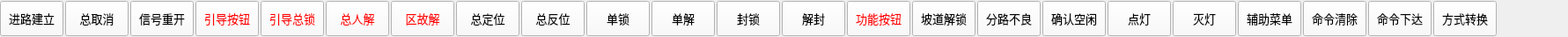
<?xml version="1.0" encoding="UTF-8"?>
<ui version="4.0">
 <class>StaFunBtnToolBarTKY</class>
 <widget class="QWidget" name="StaFunBtnToolBarTKY">
  <property name="windowModality">
   <enum>Qt::NonModal</enum>
  </property>
  <property name="geometry">
   <rect>
    <x>0</x>
    <y>0</y>
    <width>1781</width>
    <height>42</height>
   </rect>
  </property>
  <property name="minimumSize">
   <size>
    <width>0</width>
    <height>40</height>
   </size>
  </property>
  <property name="maximumSize">
   <size>
    <width>16777215</width>
    <height>42</height>
   </size>
  </property>
  <property name="windowTitle">
   <string>StaFunBtnToolBarTKY</string>
  </property>
  <layout class="QHBoxLayout" name="horizontalLayout">
   <property name="spacing">
    <number>2</number>
   </property>
   <property name="leftMargin">
    <number>0</number>
   </property>
   <property name="topMargin">
    <number>0</number>
   </property>
   <property name="rightMargin">
    <number>0</number>
   </property>
   <property name="bottomMargin">
    <number>0</number>
   </property>
   <item>
    <widget class="QPushButton" name="FunBtn1_RouteBuild">
     <property name="minimumSize">
      <size>
       <width>72</width>
       <height>40</height>
      </size>
     </property>
     <property name="maximumSize">
      <size>
       <width>72</width>
       <height>40</height>
      </size>
     </property>
     <property name="font">
      <font>
       <family>微软雅黑</family>
       <pointsize>10</pointsize>
      </font>
     </property>
     <property name="styleSheet">
      <string notr="true">background-color: rgb(250, 250, 250);</string>
     </property>
     <property name="text">
      <string>进路建立</string>
     </property>
     <property name="checkable">
      <bool>true</bool>
     </property>
     <property name="checked">
      <bool>false</bool>
     </property>
     <attribute name="buttonGroup">
      <string notr="true">buttonGroup</string>
     </attribute>
    </widget>
   </item>
   <item>
    <widget class="QPushButton" name="FunBtn2_TotalCancel">
     <property name="minimumSize">
      <size>
       <width>72</width>
       <height>40</height>
      </size>
     </property>
     <property name="maximumSize">
      <size>
       <width>72</width>
       <height>40</height>
      </size>
     </property>
     <property name="font">
      <font>
       <family>微软雅黑</family>
       <pointsize>10</pointsize>
      </font>
     </property>
     <property name="styleSheet">
      <string notr="true">background-color: rgb(250, 250, 250);</string>
     </property>
     <property name="text">
      <string>总取消</string>
     </property>
     <property name="checkable">
      <bool>true</bool>
     </property>
     <property name="checked">
      <bool>false</bool>
     </property>
     <attribute name="buttonGroup">
      <string notr="true">buttonGroup</string>
     </attribute>
    </widget>
   </item>
   <item>
    <widget class="QPushButton" name="FunBtn3_SignalReopen">
     <property name="minimumSize">
      <size>
       <width>72</width>
       <height>40</height>
      </size>
     </property>
     <property name="maximumSize">
      <size>
       <width>72</width>
       <height>40</height>
      </size>
     </property>
     <property name="font">
      <font>
       <family>微软雅黑</family>
       <pointsize>10</pointsize>
      </font>
     </property>
     <property name="styleSheet">
      <string notr="true">background-color: rgb(250, 250, 250);</string>
     </property>
     <property name="text">
      <string>信号重开</string>
     </property>
     <property name="checkable">
      <bool>true</bool>
     </property>
     <property name="checked">
      <bool>false</bool>
     </property>
     <attribute name="buttonGroup">
      <string notr="true">buttonGroup</string>
     </attribute>
    </widget>
   </item>
   <item>
    <widget class="QPushButton" name="FunBtn4_GuideBtn">
     <property name="minimumSize">
      <size>
       <width>72</width>
       <height>40</height>
      </size>
     </property>
     <property name="maximumSize">
      <size>
       <width>72</width>
       <height>40</height>
      </size>
     </property>
     <property name="font">
      <font>
       <family>微软雅黑</family>
       <pointsize>10</pointsize>
      </font>
     </property>
     <property name="styleSheet">
      <string notr="true">background-color: rgb(250, 250, 250);
color: rgb(255, 0, 0);</string>
     </property>
     <property name="text">
      <string>引导按钮</string>
     </property>
     <property name="checkable">
      <bool>true</bool>
     </property>
     <property name="checked">
      <bool>false</bool>
     </property>
     <attribute name="buttonGroup">
      <string notr="true">buttonGroup</string>
     </attribute>
    </widget>
   </item>
   <item>
    <widget class="QPushButton" name="FunBtn5_GuideClock">
     <property name="minimumSize">
      <size>
       <width>72</width>
       <height>40</height>
      </size>
     </property>
     <property name="maximumSize">
      <size>
       <width>72</width>
       <height>40</height>
      </size>
     </property>
     <property name="font">
      <font>
       <family>微软雅黑</family>
       <pointsize>10</pointsize>
      </font>
     </property>
     <property name="styleSheet">
      <string notr="true">background-color: rgb(250, 250, 250);
color: rgb(255, 0, 0);</string>
     </property>
     <property name="text">
      <string>引导总锁</string>
     </property>
     <property name="checkable">
      <bool>true</bool>
     </property>
     <property name="checked">
      <bool>false</bool>
     </property>
     <attribute name="buttonGroup">
      <string notr="true">buttonGroup</string>
     </attribute>
    </widget>
   </item>
   <item>
    <widget class="QPushButton" name="FunBtn6_TotalRelieve">
     <property name="minimumSize">
      <size>
       <width>72</width>
       <height>40</height>
      </size>
     </property>
     <property name="maximumSize">
      <size>
       <width>72</width>
       <height>40</height>
      </size>
     </property>
     <property name="font">
      <font>
       <family>微软雅黑</family>
       <pointsize>10</pointsize>
      </font>
     </property>
     <property name="styleSheet">
      <string notr="true">background-color: rgb(250, 250, 250);
color: rgb(255, 0, 0);</string>
     </property>
     <property name="text">
      <string>总人解</string>
     </property>
     <property name="checkable">
      <bool>true</bool>
     </property>
     <property name="checked">
      <bool>false</bool>
     </property>
     <attribute name="buttonGroup">
      <string notr="true">buttonGroup</string>
     </attribute>
    </widget>
   </item>
   <item>
    <widget class="QPushButton" name="FunBtn7_RegionRelieve">
     <property name="minimumSize">
      <size>
       <width>72</width>
       <height>40</height>
      </size>
     </property>
     <property name="maximumSize">
      <size>
       <width>72</width>
       <height>40</height>
      </size>
     </property>
     <property name="font">
      <font>
       <family>微软雅黑</family>
       <pointsize>10</pointsize>
      </font>
     </property>
     <property name="styleSheet">
      <string notr="true">background-color: rgb(250, 250, 250);
color: rgb(255, 0, 0);</string>
     </property>
     <property name="text">
      <string>区故解</string>
     </property>
     <property name="checkable">
      <bool>true</bool>
     </property>
     <property name="checked">
      <bool>false</bool>
     </property>
     <attribute name="buttonGroup">
      <string notr="true">buttonGroup</string>
     </attribute>
    </widget>
   </item>
   <item>
    <widget class="QPushButton" name="FunBtn8_TotalPosition">
     <property name="minimumSize">
      <size>
       <width>72</width>
       <height>40</height>
      </size>
     </property>
     <property name="maximumSize">
      <size>
       <width>72</width>
       <height>40</height>
      </size>
     </property>
     <property name="font">
      <font>
       <family>微软雅黑</family>
       <pointsize>10</pointsize>
      </font>
     </property>
     <property name="styleSheet">
      <string notr="true">background-color: rgb(250, 250, 250);</string>
     </property>
     <property name="text">
      <string>总定位</string>
     </property>
     <property name="checkable">
      <bool>true</bool>
     </property>
     <property name="checked">
      <bool>false</bool>
     </property>
     <attribute name="buttonGroup">
      <string notr="true">buttonGroup</string>
     </attribute>
    </widget>
   </item>
   <item>
    <widget class="QPushButton" name="FunBtn9_TotalReverse">
     <property name="minimumSize">
      <size>
       <width>72</width>
       <height>40</height>
      </size>
     </property>
     <property name="maximumSize">
      <size>
       <width>72</width>
       <height>40</height>
      </size>
     </property>
     <property name="font">
      <font>
       <family>微软雅黑</family>
       <pointsize>10</pointsize>
      </font>
     </property>
     <property name="styleSheet">
      <string notr="true">background-color: rgb(250, 250, 250);</string>
     </property>
     <property name="text">
      <string>总反位</string>
     </property>
     <property name="checkable">
      <bool>true</bool>
     </property>
     <property name="checked">
      <bool>false</bool>
     </property>
     <attribute name="buttonGroup">
      <string notr="true">buttonGroup</string>
     </attribute>
    </widget>
   </item>
   <item>
    <widget class="QPushButton" name="FunBtn10_SingleLock">
     <property name="minimumSize">
      <size>
       <width>72</width>
       <height>40</height>
      </size>
     </property>
     <property name="maximumSize">
      <size>
       <width>72</width>
       <height>40</height>
      </size>
     </property>
     <property name="font">
      <font>
       <family>微软雅黑</family>
       <pointsize>10</pointsize>
      </font>
     </property>
     <property name="styleSheet">
      <string notr="true">background-color: rgb(250, 250, 250);</string>
     </property>
     <property name="text">
      <string>单锁</string>
     </property>
     <property name="checkable">
      <bool>true</bool>
     </property>
     <property name="checked">
      <bool>false</bool>
     </property>
     <attribute name="buttonGroup">
      <string notr="true">buttonGroup</string>
     </attribute>
    </widget>
   </item>
   <item>
    <widget class="QPushButton" name="FunBtn11_SingleUnlock">
     <property name="minimumSize">
      <size>
       <width>72</width>
       <height>40</height>
      </size>
     </property>
     <property name="maximumSize">
      <size>
       <width>72</width>
       <height>40</height>
      </size>
     </property>
     <property name="font">
      <font>
       <family>微软雅黑</family>
       <pointsize>10</pointsize>
      </font>
     </property>
     <property name="styleSheet">
      <string notr="true">background-color: rgb(250, 250, 250);</string>
     </property>
     <property name="text">
      <string>单解</string>
     </property>
     <property name="checkable">
      <bool>true</bool>
     </property>
     <property name="checked">
      <bool>false</bool>
     </property>
     <attribute name="buttonGroup">
      <string notr="true">buttonGroup</string>
     </attribute>
    </widget>
   </item>
   <item>
    <widget class="QPushButton" name="FunBtn12_Blockade">
     <property name="minimumSize">
      <size>
       <width>72</width>
       <height>40</height>
      </size>
     </property>
     <property name="maximumSize">
      <size>
       <width>72</width>
       <height>40</height>
      </size>
     </property>
     <property name="font">
      <font>
       <family>微软雅黑</family>
       <pointsize>10</pointsize>
      </font>
     </property>
     <property name="styleSheet">
      <string notr="true">background-color: rgb(250, 250, 250);</string>
     </property>
     <property name="text">
      <string>封锁</string>
     </property>
     <property name="checkable">
      <bool>true</bool>
     </property>
     <property name="checked">
      <bool>false</bool>
     </property>
     <attribute name="buttonGroup">
      <string notr="true">buttonGroup</string>
     </attribute>
    </widget>
   </item>
   <item>
    <widget class="QPushButton" name="FunBtn13_UnBlockade">
     <property name="minimumSize">
      <size>
       <width>72</width>
       <height>40</height>
      </size>
     </property>
     <property name="maximumSize">
      <size>
       <width>72</width>
       <height>40</height>
      </size>
     </property>
     <property name="font">
      <font>
       <family>微软雅黑</family>
       <pointsize>10</pointsize>
      </font>
     </property>
     <property name="styleSheet">
      <string notr="true">background-color: rgb(250, 250, 250);</string>
     </property>
     <property name="text">
      <string>解封</string>
     </property>
     <property name="checkable">
      <bool>true</bool>
     </property>
     <property name="checked">
      <bool>false</bool>
     </property>
     <attribute name="buttonGroup">
      <string notr="true">buttonGroup</string>
     </attribute>
    </widget>
   </item>
   <item>
    <widget class="QPushButton" name="FunBtn14_FunBtn">
     <property name="minimumSize">
      <size>
       <width>72</width>
       <height>40</height>
      </size>
     </property>
     <property name="maximumSize">
      <size>
       <width>72</width>
       <height>40</height>
      </size>
     </property>
     <property name="font">
      <font>
       <family>微软雅黑</family>
       <pointsize>10</pointsize>
      </font>
     </property>
     <property name="styleSheet">
      <string notr="true">background-color: rgb(250, 250, 250);
color: rgb(255, 0, 0);</string>
     </property>
     <property name="text">
      <string>功能按钮</string>
     </property>
     <property name="checkable">
      <bool>true</bool>
     </property>
     <property name="checked">
      <bool>false</bool>
     </property>
     <attribute name="buttonGroup">
      <string notr="true">buttonGroup</string>
     </attribute>
    </widget>
   </item>
   <item>
    <widget class="QPushButton" name="FunBtn15_RampUnlock">
     <property name="minimumSize">
      <size>
       <width>72</width>
       <height>40</height>
      </size>
     </property>
     <property name="maximumSize">
      <size>
       <width>72</width>
       <height>40</height>
      </size>
     </property>
     <property name="font">
      <font>
       <family>微软雅黑</family>
       <pointsize>10</pointsize>
      </font>
     </property>
     <property name="styleSheet">
      <string notr="true">background-color: rgb(250, 250, 250);</string>
     </property>
     <property name="text">
      <string>坡道解锁</string>
     </property>
     <property name="checkable">
      <bool>true</bool>
     </property>
     <property name="checked">
      <bool>false</bool>
     </property>
     <attribute name="buttonGroup">
      <string notr="true">buttonGroup</string>
     </attribute>
    </widget>
   </item>
   <item>
    <widget class="QPushButton" name="FunBtn16_PoorRoute">
     <property name="minimumSize">
      <size>
       <width>72</width>
       <height>40</height>
      </size>
     </property>
     <property name="maximumSize">
      <size>
       <width>72</width>
       <height>40</height>
      </size>
     </property>
     <property name="font">
      <font>
       <family>微软雅黑</family>
       <pointsize>10</pointsize>
      </font>
     </property>
     <property name="styleSheet">
      <string notr="true">background-color: rgb(250, 250, 250);</string>
     </property>
     <property name="text">
      <string>分路不良</string>
     </property>
     <property name="checkable">
      <bool>true</bool>
     </property>
     <property name="checked">
      <bool>false</bool>
     </property>
     <attribute name="buttonGroup">
      <string notr="true">buttonGroup</string>
     </attribute>
    </widget>
   </item>
   <item>
    <widget class="QPushButton" name="FunBtn17_IdleConfirm">
     <property name="minimumSize">
      <size>
       <width>72</width>
       <height>40</height>
      </size>
     </property>
     <property name="maximumSize">
      <size>
       <width>72</width>
       <height>40</height>
      </size>
     </property>
     <property name="font">
      <font>
       <family>微软雅黑</family>
       <pointsize>10</pointsize>
      </font>
     </property>
     <property name="autoFillBackground">
      <bool>false</bool>
     </property>
     <property name="styleSheet">
      <string notr="true">background-color: rgb(250, 250, 250);</string>
     </property>
     <property name="text">
      <string>确认空闲</string>
     </property>
     <property name="checkable">
      <bool>true</bool>
     </property>
     <property name="checked">
      <bool>false</bool>
     </property>
     <attribute name="buttonGroup">
      <string notr="true">buttonGroup</string>
     </attribute>
    </widget>
   </item>
   <item>
    <widget class="QPushButton" name="FunBtn18_Lighting">
     <property name="minimumSize">
      <size>
       <width>72</width>
       <height>40</height>
      </size>
     </property>
     <property name="maximumSize">
      <size>
       <width>72</width>
       <height>40</height>
      </size>
     </property>
     <property name="font">
      <font>
       <family>微软雅黑</family>
       <pointsize>10</pointsize>
      </font>
     </property>
     <property name="styleSheet">
      <string notr="true">background-color: rgb(250, 250, 250);</string>
     </property>
     <property name="text">
      <string>点灯</string>
     </property>
     <property name="checkable">
      <bool>true</bool>
     </property>
     <property name="checked">
      <bool>false</bool>
     </property>
     <attribute name="buttonGroup">
      <string notr="true">buttonGroup</string>
     </attribute>
    </widget>
   </item>
   <item>
    <widget class="QPushButton" name="FunBtn19_UnLighting">
     <property name="minimumSize">
      <size>
       <width>72</width>
       <height>40</height>
      </size>
     </property>
     <property name="maximumSize">
      <size>
       <width>72</width>
       <height>40</height>
      </size>
     </property>
     <property name="font">
      <font>
       <family>微软雅黑</family>
       <pointsize>10</pointsize>
      </font>
     </property>
     <property name="styleSheet">
      <string notr="true">background-color: rgb(250, 250, 250);</string>
     </property>
     <property name="text">
      <string>灭灯</string>
     </property>
     <property name="checkable">
      <bool>true</bool>
     </property>
     <property name="checked">
      <bool>false</bool>
     </property>
     <attribute name="buttonGroup">
      <string notr="true">buttonGroup</string>
     </attribute>
    </widget>
   </item>
   <item>
    <widget class="QPushButton" name="FunBtn20_AuxiliaryMenu">
     <property name="minimumSize">
      <size>
       <width>72</width>
       <height>40</height>
      </size>
     </property>
     <property name="maximumSize">
      <size>
       <width>72</width>
       <height>40</height>
      </size>
     </property>
     <property name="font">
      <font>
       <family>微软雅黑</family>
       <pointsize>10</pointsize>
      </font>
     </property>
     <property name="styleSheet">
      <string notr="true">background-color: rgb(250, 250, 250);</string>
     </property>
     <property name="text">
      <string>辅助菜单</string>
     </property>
     <property name="checkable">
      <bool>false</bool>
     </property>
     <property name="checked">
      <bool>false</bool>
     </property>
    </widget>
   </item>
   <item>
    <widget class="QPushButton" name="FunBtn21_CommandClear">
     <property name="minimumSize">
      <size>
       <width>72</width>
       <height>40</height>
      </size>
     </property>
     <property name="maximumSize">
      <size>
       <width>72</width>
       <height>40</height>
      </size>
     </property>
     <property name="font">
      <font>
       <family>微软雅黑</family>
       <pointsize>10</pointsize>
      </font>
     </property>
     <property name="styleSheet">
      <string notr="true">background-color: rgb(250, 250, 250);</string>
     </property>
     <property name="text">
      <string>命令清除</string>
     </property>
    </widget>
   </item>
   <item>
    <widget class="QPushButton" name="FunBtn22_CommandIssued">
     <property name="minimumSize">
      <size>
       <width>72</width>
       <height>40</height>
      </size>
     </property>
     <property name="maximumSize">
      <size>
       <width>72</width>
       <height>40</height>
      </size>
     </property>
     <property name="font">
      <font>
       <family>微软雅黑</family>
       <pointsize>10</pointsize>
      </font>
     </property>
     <property name="styleSheet">
      <string notr="true">background-color: rgb(250, 250, 250);</string>
     </property>
     <property name="text">
      <string>命令下达</string>
     </property>
    </widget>
   </item>
   <item>
    <widget class="QPushButton" name="FunBtn23_MethodConvert">
     <property name="minimumSize">
      <size>
       <width>72</width>
       <height>40</height>
      </size>
     </property>
     <property name="maximumSize">
      <size>
       <width>72</width>
       <height>40</height>
      </size>
     </property>
     <property name="font">
      <font>
       <family>微软雅黑</family>
       <pointsize>10</pointsize>
      </font>
     </property>
     <property name="styleSheet">
      <string notr="true">background-color: rgb(250, 250, 250);</string>
     </property>
     <property name="text">
      <string>方式转换</string>
     </property>
    </widget>
   </item>
   <item>
    <spacer name="horizontalSpacer">
     <property name="orientation">
      <enum>Qt::Horizontal</enum>
     </property>
     <property name="sizeHint" stdset="0">
      <size>
       <width>40</width>
       <height>20</height>
      </size>
     </property>
    </spacer>
   </item>
  </layout>
 </widget>
 <layoutdefault spacing="6" margin="11"/>
 <resources/>
 <connections/>
 <buttongroups>
  <buttongroup name="buttonGroup"/>
 </buttongroups>
</ui>
